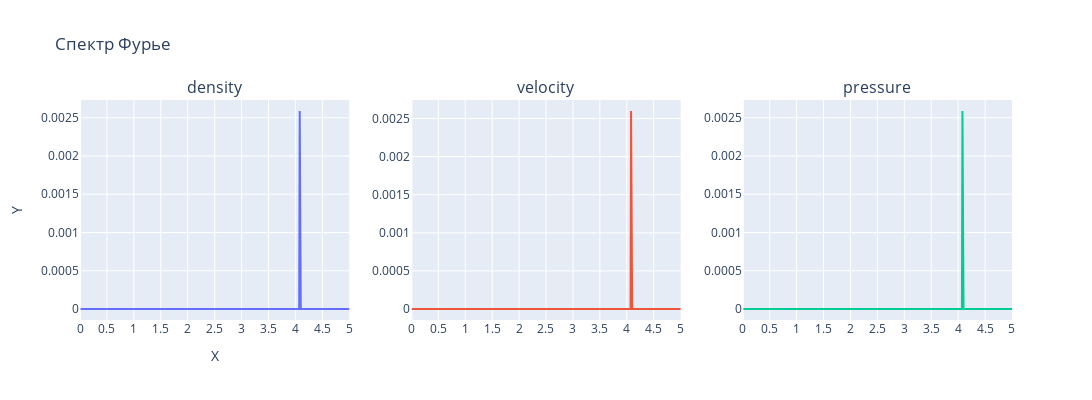

The code cell stored with this chart in its notebook:
### Code cell
import plotly.graph_objects as go
from plotly.subplots import make_subplots

# создаем фигуру с тремя подграфиками
fig = make_subplots(rows=1, cols=3, subplot_titles=("density", "velocity", "pressure"))

# добавляем данные на каждый подграфик
x, y = get_fourier("r")
fig.add_trace(go.Scatter(x=x, y=y, mode='lines'), row=1, col=1, )

x, y = get_fourier("u")
fig.add_trace(go.Scatter(x=x, y=y, mode='lines'), row=1, col=2)
x, y = get_fourier("p")
fig.add_trace(go.Scatter(x=x, y=y, mode='lines'), row=1, col=3)

# задаем заголовок и метки осей для всей фигуры
fig.update_layout(title_text="Спектр Фурье", xaxis_title="X", yaxis_title="Y")

# изменяем размер графиков
fig.update_layout(height=400, width=1600)
fig.update_xaxes(range=[0, 5], autorange=False)

fig.update_xaxes(dtick=0.5)
fig.update_traces(showlegend=False)


# выводим фигуру
fig.show()
# fig.write_image(dir_name+"/plots/fourier_transform_" + str(x_point) + ".png")

### Figure 1 — Plotly figure (JSON) as saved in the notebook; plotly's stock layout.template omitted (floating-point values rounded to 4 significant figures; data arrays with more than 128 entries replaced by an {"elided": "..."} marker saying what was removed)
{"data": [{"mode": "lines", "showlegend": false, "type": "scatter", "x": {"elided": "999 float values"}, "xaxis": "x", "y": {"elided": "999 float values"}, "yaxis": "y"}, {"mode": "lines", "showlegend": false, "type": "scatter", "x": {"elided": "999 float values"}, "xaxis": "x2", "y": {"elided": "999 float values"}, "yaxis": "y2"}, {"mode": "lines", "showlegend": false, "type": "scatter", "x": {"elided": "999 float values"}, "xaxis": "x3", "y": {"elided": "999 float values"}, "yaxis": "y3"}], "layout": {"annotations": [{"font": {"size": 16}, "showarrow": false, "text": "density", "x": 0.1444, "xanchor": "center", "xref": "paper", "y": 1, "yanchor": "bottom", "yref": "paper"}, {"font": {"size": 16}, "showarrow": false, "text": "velocity", "x": 0.5, "xanchor": "center", "xref": "paper", "y": 1, "yanchor": "bottom", "yref": "paper"}, {"font": {"size": 16}, "showarrow": false, "text": "pressure", "x": 0.8556, "xanchor": "center", "xref": "paper", "y": 1, "yanchor": "bottom", "yref": "paper"}], "height": 400, "title": {"text": "Спектр Фурье"}, "width": 1600, "xaxis": {"anchor": "y", "autorange": false, "domain": [0, 0.2889], "dtick": 0.5, "range": [0, 5], "title": {"text": "X"}}, "xaxis2": {"anchor": "y2", "autorange": false, "domain": [0.3556, 0.6444], "dtick": 0.5, "range": [0, 5]}, "xaxis3": {"anchor": "y3", "autorange": false, "domain": [0.7111, 1], "dtick": 0.5, "range": [0, 5]}, "yaxis": {"anchor": "x", "domain": [0, 1], "title": {"text": "Y"}}, "yaxis2": {"anchor": "x2", "domain": [0, 1]}, "yaxis3": {"anchor": "x3", "domain": [0, 1]}}}
